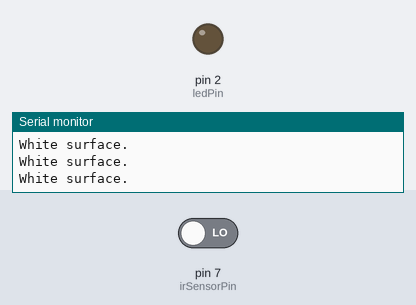
Recording of a sketch running on a simulated Arduino Uno, built with avr-gcc and run on an emulated ATmega328P. Parts: output pins drawn as LEDs (lit = HIGH), the last lines printed to the serial monitor. Inputs (shaded band) come from the test bench; at power-on: pin 7 (irSensorPin) LOW.

Above: at 1.2 s.
1.3 s: pin 7 (irSensorPin) driven HIGH
At 2.0 s:
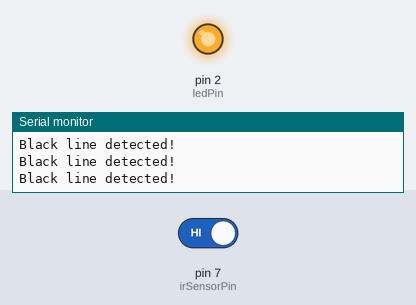
2.8 s: pin 7 (irSensorPin) driven LOW
At 3.2 s:
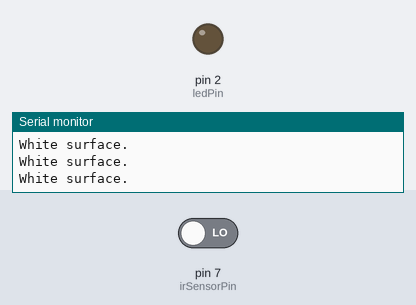
Timing chart, 0 to 5.8 s (numbered marks = the images above; inputs shaded):
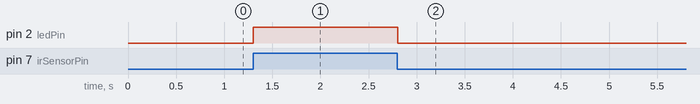

Measured:
- after the input at 1.3 s, pin 2 (ledPin): LOW → HIGH at once
- after the input at 2.8 s, pin 2 (ledPin): HIGH → LOW at once

The sketch:

sketch_may21a.ino
```cpp
// Define the pin connections

const int irSensorPin = 7;   // IR sensor OUT pin connected to digital pin 7

const int ledPin = 2;        // LED connected to digital pin 2

void setup() {

  pinMode(irSensorPin, INPUT);

  pinMode(ledPin, OUTPUT);

  Serial.begin(9600);

}

void loop() {

  int sensorValue = digitalRead(irSensorPin);

  // Most IR line sensors output LOW on black

  // and HIGH on white

  if (sensorValue == HIGH) {

    // Black line detected

    digitalWrite(ledPin, HIGH);

    Serial.println("Black line detected!");

  }

  else {

    // White surface detected

    digitalWrite(ledPin, LOW);

    Serial.println("White surface.");

  }

  delay(100);

}
```
